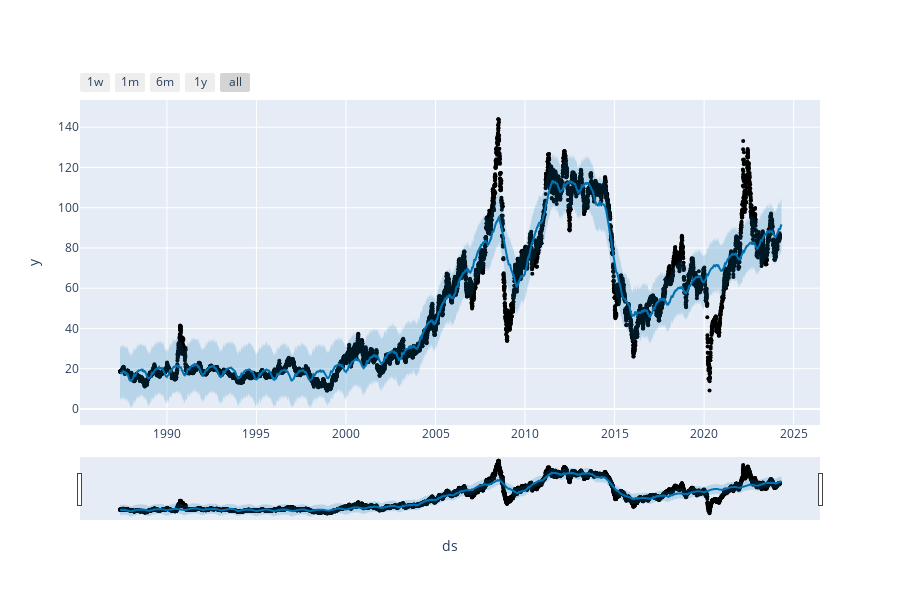

The code cell stored with this chart in its notebook:
### Code cell
fig

### Figure 1 — Plotly figure (JSON) as saved in the notebook; plotly's stock layout.template omitted (floating-point values rounded to 4 significant figures; data arrays with more than 128 entries replaced by an {"elided": "..."} marker saying what was removed)
{"data": [{"marker": {"color": "black", "size": 4}, "mode": "markers", "name": "Actual", "type": "scatter", "x": {"elided": "11140 str values"}, "y": {"elided": "11140 float values"}}, {"hoverinfo": "skip", "line": {"width": 0}, "mode": "lines", "type": "scatter", "x": {"elided": "11170 str values"}, "y": {"elided": "11170 float values"}}, {"fill": "tonexty", "fillcolor": "rgba(0, 114, 178, 0.2)", "line": {"color": "#0072B2", "width": 2}, "mode": "lines", "name": "Predicted", "type": "scatter", "x": {"elided": "11170 str values"}, "y": {"elided": "11170 float values"}}, {"fill": "tonexty", "fillcolor": "rgba(0, 114, 178, 0.2)", "hoverinfo": "skip", "line": {"width": 0}, "mode": "lines", "type": "scatter", "x": {"elided": "11170 str values"}, "y": {"elided": "11170 float values"}}], "layout": {"height": 600, "showlegend": false, "width": 900, "xaxis": {"rangeselector": {"buttons": [{"count": 7, "label": "1w", "step": "day", "stepmode": "backward"}, {"count": 1, "label": "1m", "step": "month", "stepmode": "backward"}, {"count": 6, "label": "6m", "step": "month", "stepmode": "backward"}, {"count": 1, "label": "1y", "step": "year", "stepmode": "backward"}, {"step": "all"}]}, "rangeslider": {"visible": true}, "title": {"text": "ds"}, "type": "date"}, "yaxis": {"title": {"text": "y"}}}}
